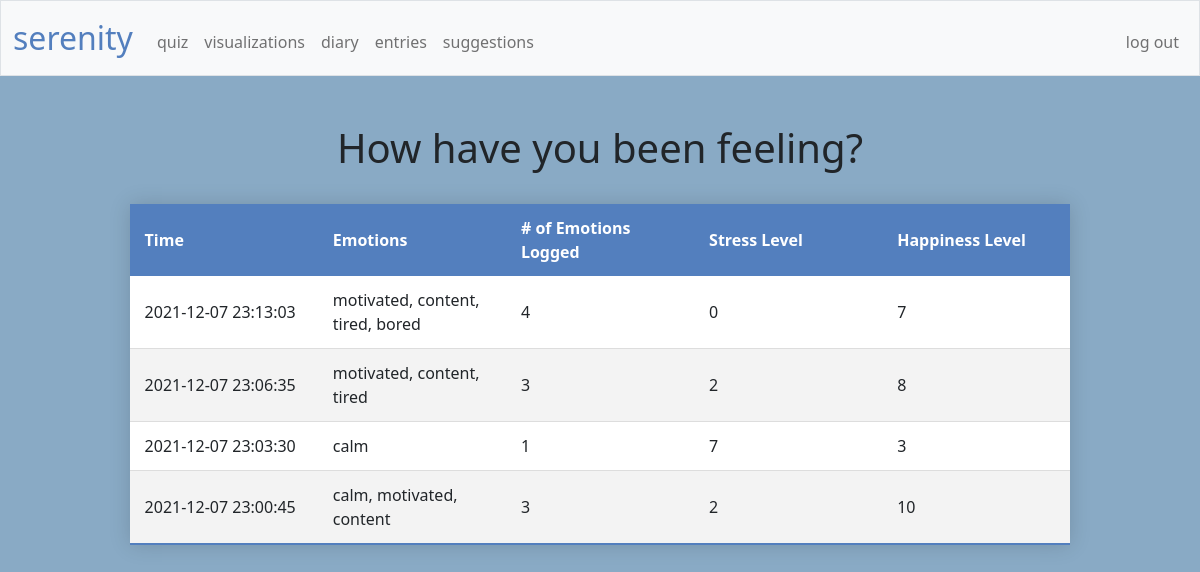
Page /viz (signed in) on the committed database.
### tables this page shows
CREATE TABLE 'emotions' ('id' INTEGER PRIMARY KEY AUTOINCREMENT NOT NULL, 'user_id' INTEGER NOT NULL, 'time' DATETIME NOT NULL DEFAULT CURRENT_TIMESTAMP, 'emotionlist' TEXT, 'stress_slider' INTEGER, 'happiness_slider' INTEGER);

### app.py (the view)
@app.route("/viz")
@login_required
def viz():
    emotionlog = db.execute(
        "SELECT time, emotionlist, stress_slider, happiness_slider FROM emotions WHERE user_id = ? ORDER BY time DESC", session["user_id"])
    return render_template("viz.html", emotionlog=emotionlog, string_word_count=string_word_count)

### app.py (called while the page is built)
@app.after_request
def after_request(response):
    response.headers["Cache-Control"] = "no-cache, no-store, must-revalidate"
    response.headers["Expires"] = 0
    response.headers["Pragma"] = "no-cache"
    return response

### helpers.py (called while the page is built)
def login_required(f):
    @wraps(f)
    def decorated_function(*args, **kwargs):
        if session.get("user_id") is None:
            return redirect("/login")
        return f(*args, **kwargs)
    return decorated_function

def string_word_count(s):
    return s.count(",") + 1

### templates/viz.html (shortened to what this page needs)
{% extends "layout.html" %}
{% block main %}
    <body class="background">
        <header><h1 style="text-align:center">How have you been feeling?</h1></header>
        <br>
        <table class="styled-table">
            <thead>
                <tr>
                    <th>Time</th>
                    <th>Emotions</th>
                    <th># of Emotions Logged</th>
                    <th>Stress Level</th>
                    <th>Happiness Level</th>
                </tr>
            </thead>
            <tbody>
                {% for e in emotionlog %}
                <tr>
                    <td>{{ e["time"] }}</td>
                    <td>{{ e["emotionlist"] }}</td>
                    <td>{{ string_word_count(e["emotionlist"]) }}</td>
                    <td>{{ e["stress_slider"] }}</td>
                    <td>{{ e["happiness_slider"] }}</td>
                </tr>
                {% endfor %}
            </tbody>
        </table>
    </body>
{% endblock %}

### static/styles.css (style rules this page uses)
body { font-size: 1rem; font-weight: 400; line-height: 1.5; margin: 0; text-align: left; }
.styled-table { border-collapse: collapse; background-color: transparent; margin: auto; margin-bottom: 1rem; width: 80%; table-layout: fixed; min-width: 400px; box-shadow: 0 0 20px rgba(0, 0, 0, 0.15); }
.styled-table thead tr { background-color: #537fbe; color: #ffffff; text-align: left; }
.styled-table th, .styled-table td { padding: 12px 15px; text-align: left; }
.styled-table tbody tr { border-bottom: 1px solid #dddddd; }
.styled-table tbody tr:nth-of-type(odd) { background-color: #ffffff; }
.styled-table tbody tr:nth-of-type(even) { background-color: #f3f3f3; }
.styled-table tbody tr:last-of-type { border-bottom: 2px solid #537fbe; }
.background { background-color: #89aac5; }

### rows in the picture
emotions: time "2021-12-07 23:13:03", emotionlist "motivated, content, tired, bored", emotionlist "4", stress_slider "0", happiness_slider "7"
emotions: time "2021-12-07 23:06:35", emotionlist "motivated, content, tired", emotionlist "3", stress_slider "2", happiness_slider "8"
emotions: time "2021-12-07 23:03:30", emotionlist "calm", emotionlist "1", stress_slider "7", happiness_slider "3"
emotions: time "2021-12-07 23:00:45", emotionlist "calm, motivated, content", emotionlist "3", stress_slider "2", happiness_slider "10"
